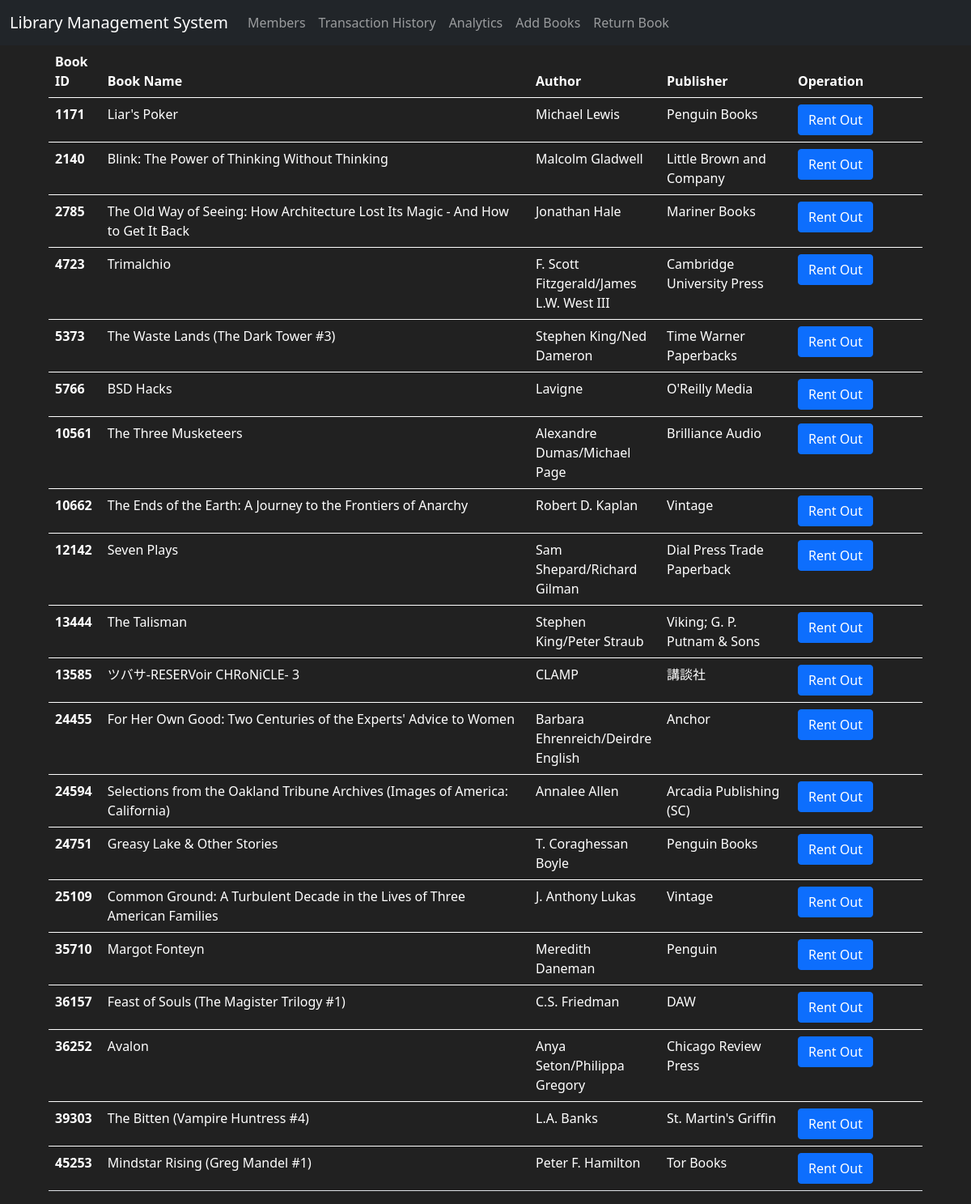
Before: / with the older database file.
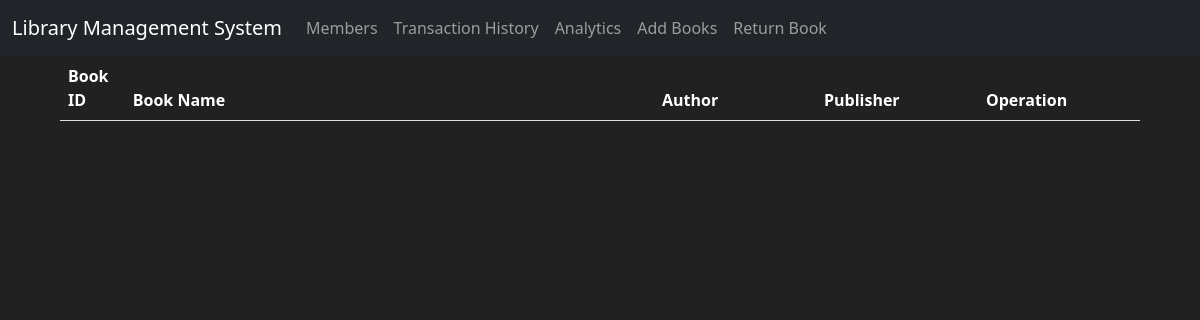
After: the same page with the newer database file.
### app.py (models this page shows)
class Books(db.Model):
    book_id = db.Column(db.Integer , primary_key = True)
    book_name = db.Column(db.String(150))
    author = db.Column(db.String(75))
    publisher = db.Column(db.String(75))
    quantity = db.Column(db.Integer , default = 1)
    borrower = db.Column(db.Integer , default = -1)
    isbn = db.Column(db.String(15))
    times_issued = db.Column(db.Integer , default = 0)

### app.py (the view)
@app.route('/')
def home():
    available_books = Books.query.all()
    return render_template('home.html' , books = available_books)

### templates/home.html (shortened to what this page needs)
{% extends "base.html" %}  {% block body %}
<div style="width: 90%; margin-left: auto; margin-right: auto">
  <table class="table" style="color: white">
    <thead>
      <tr>
        <th scope="col" style="width: 6%">Book ID</th>
        <th scope="col">Book Name</th>
        <th scope="col" style="width: 15%">Author</th>
        <th scope="col" style="width: 15%">Publisher</th>
        <th scope="col" style="width: 15%">Operation</th>
      </tr>
    </thead>
    {% for book in books %} {% if book.quantity == 1 %}
    <tbody>
      <tr>
        <th scope="row">{{book.book_id}}</th>
        <td>{{book.book_name}}</td>
        <td>{{book.author}}</td>
        <td>{{book.publisher}}</td>
        <td>
          <a href="rent_out/{{book.book_id}}"
            ><button class="btn btn-primary">Rent Out</button></a
          >
        </td>
      </tr>
    </tbody>
    {% endif %} {% endfor %}
  </table>
</div>
{% endblock %}

### templates/base.html (shortened to what this page needs)
<!DOCTYPE html>
<html lang="en">
  <head>
    <link
      href="https://cdn.jsdelivr.net/npm/bootstrap@5.0.1/dist/css/bootstrap.min.css"
      rel="stylesheet"
    />
  </head>
  <body>
    <nav class="navbar navbar-expand-md navbar-dark bg-dark ">
      <a class="navbar-brand" href={{ url_for( 'home' ) }} , style="padding-left: 1%"
        >Library Management System</a
      >
      <div class="collapse navbar-collapse" id="navbarNav">
        <ul class="navbar-nav mr-auto">
          <li class="nav-item active">
            <a class="nav-link" href= {{ url_for( 'members' ) }}> Members </a>
          </li>
          <li class="nav-item">
            <a class="nav-link" href={{ url_for( 'transactions' ) }}> Transaction History </a>
          </li>
          <li class="nav-item">
            <a class="nav-link" href={{ url_for( 'analytics' ) }}> Analytics </a>
          </li>
          <li class="nav-item">
            <a class="nav-link" href={{ url_for( 'addBooks' ) }}> Add Books </a>
          </li>
          <li class="nav-item">
            <a class="nav-link" href={{ url_for( 'return_book' ) }}> Return Book </a>
          </li>
        </ul>
      </div>
    </nav>
    {% block body %}{% endblock %}
  </body>
</html>

### templates/base.html (style rules this page uses)
body { background-color: #212121; color: white; }

Changed rows visible on the page:
removed Books: book_id "1171", book_name "Liar's Poker", author "Michael Lewis", publisher "Penguin Books"
removed Books: book_id "2140", book_name "Blink: The Power of Thinking Without Thinking", author "Malcolm Gladwell", publisher "Little Brown and Company"
removed Books: book_id "2785", book_name "The Old Way of Seeing: How Architecture Lost Its Magic - And How to Get It Back", author "Jonathan Hale", publisher "Mariner Books"
removed Books: book_id "4723", book_name "Trimalchio", author "F. Scott Fitzgerald/James L.W. West III", publisher "Cambridge University Press"
removed Books: book_id "5373", book_name "The Waste Lands (The Dark Tower #3)", author "Stephen King/Ned Dameron", publisher "Time Warner Paperbacks"
removed Books: book_id "5766", book_name "BSD Hacks", author "Lavigne", publisher "O'Reilly Media"
removed Books: book_id "10561", book_name "The Three Musketeers", author "Alexandre Dumas/Michael Page", publisher "Brilliance Audio"
removed Books: book_id "10662", book_name "The Ends of the Earth: A Journey to the Frontiers of Anarchy", author "Robert D. Kaplan", publisher "Vintage"
removed Books: book_id "12142", book_name "Seven Plays", author "Sam Shepard/Richard Gilman", publisher "Dial Press Trade Paperback"
removed Books: book_id "13444", book_name "The Talisman", author "Stephen King/Peter Straub", publisher "Viking; G. P. Putnam & Sons"
removed Books: book_id "13585", book_name "ツバサ-RESERVoir CHRoNiCLE- 3", author "CLAMP", publisher "講談社"
removed Books: book_id "24455", book_name "For Her Own Good: Two Centuries of the Experts' Advice to Women", author "Barbara Ehrenreich/Deirdre English", publisher "Anchor"
removed Books: book_id "24594", book_name "Selections from the Oakland Tribune Archives (Images of America: California)", author "Annalee Allen", publisher "Arcadia Publishing (SC)"
removed Books: book_id "24751", book_name "Greasy Lake & Other Stories", author "T. Coraghessan Boyle", publisher "Penguin Books"
removed Books: book_id "25109", book_name "Common Ground: A Turbulent Decade in the Lives of Three American Families", author "J. Anthony Lukas", publisher "Vintage"
removed Books: book_id "35710", book_name "Margot Fonteyn", author "Meredith Daneman", publisher "Penguin"
removed Books: book_id "36157", book_name "Feast of Souls (The Magister Trilogy #1)", author "C.S. Friedman", publisher "DAW"
removed Books: book_id "36252", book_name "Avalon", author "Anya Seton/Philippa Gregory", publisher "Chicago Review Press"
removed Books: book_id "39303", book_name "The Bitten (Vampire Huntress #4)", author "L.A. Banks", publisher "St. Martin's Griffin"
removed Books: book_id "45253", book_name "Mindstar Rising (Greg Mandel #1)", author "Peter F. Hamilton", publisher "Tor Books"
